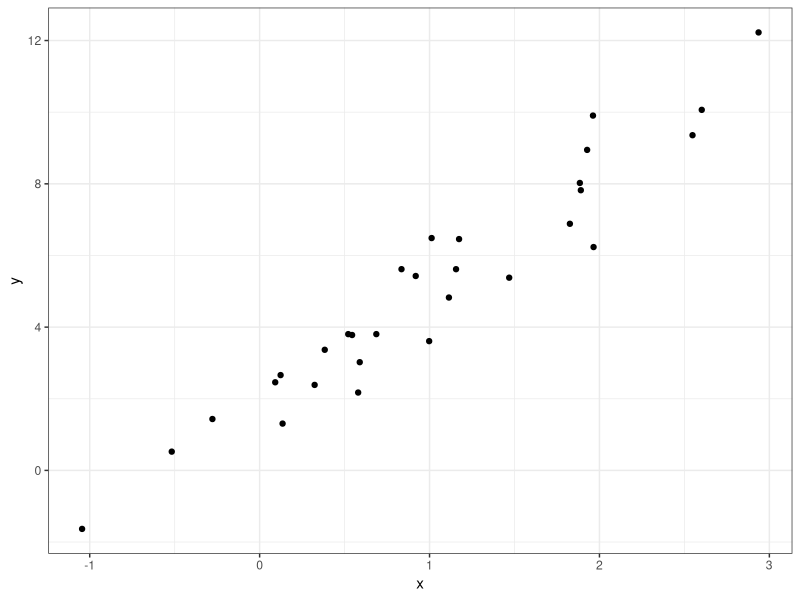

Generate this figure with R:
## ---- chunk 1
knitr::opts_chunk$set(
  collapse = TRUE,
  fig.width = 6,
  fig.asp = .6,
  out.width = "90%"
)

library(tidyverse)

theme_set(theme_bw() + theme(legend.position = "bottom"))
## ---- chunk 2
x = rnorm(25, mean = 5, sd = 3)

(x - mean(x)) / sd(x)
## ---- chunk 3
z_scores = function(x) {
  
  z = (x - mean(x)) / sd(x)
  z
  
}

z_scores(x)
## ---- chunk 4
unif_sample = runif(100)

z_scores(x = unif_sample)
## ---- chunk 5
z_scores = function(x) {
  
  if (!is.numeric(x)) {
    stop("Argument x should be numeric")
  } else if (length(x) == 1) {
    stop("Z scores cannot be computed for length 1 vectors")
  }
  
  z = mean(x) / sd(x)
  
  z
}
## ---- chunk 6
mean_and_sd = function(x) {
  
  if (!is.numeric(x)) {
    stop("Argument x should be numeric")
  } else if (length(x) == 1) {
    stop("Cannot be computed for length 1 vectors")
  }
  
  tibble(
  mean_x = mean(x),
  sd_x = sd(x)
)
  
 
}

mean_and_sd(unif_sample)
## ---- chunk 7
sim_data = tibble(
  x = rnorm(30, mean = 1, sd = 1),
  y = 2 + 3 * x + rnorm(30, 0, 1)
)

sim_data
sim_data %>% 
  ggplot(aes(x = x, y = y)) + geom_point()

ls_fit = lm(y ~ x, data = sim_data)
  
beta0_hat = coef(ls_fit)[1]
beta1_hat = coef(ls_fit)[2]
## ---- chunk 8
sim_regression = function(n, beta0, beta1) {
  
  sim_data = tibble(
    x = rnorm(n, mean = 1, sd = 1),
    y = beta0 + beta1 * x + rnorm(n, 0, 1)
  )
  
  ls_fit = lm(y ~ x, data = sim_data)
  
  tibble(
    beta0_hat = coef(ls_fit)[1],
    beta1_hat = coef(ls_fit)[2]
  )
}

## ---- chunk 9
sim_regression(n = 100, beta0 = 0.2, beta1 = 1.3)
